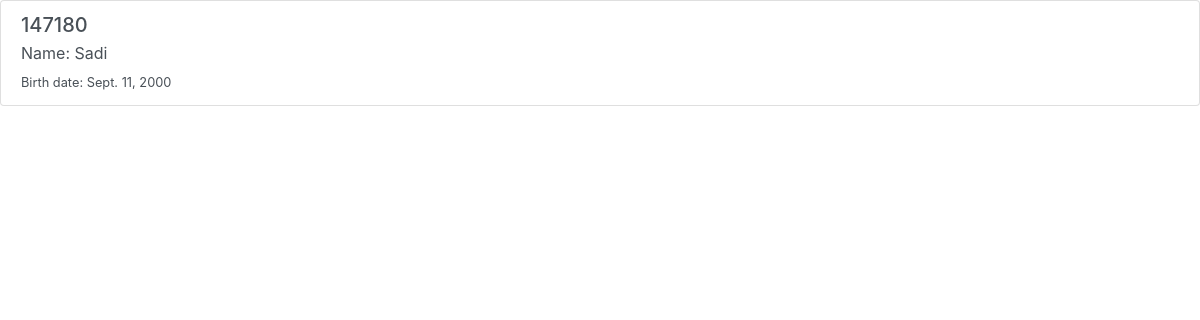
Before: /all-student (signed in) with the older database file.
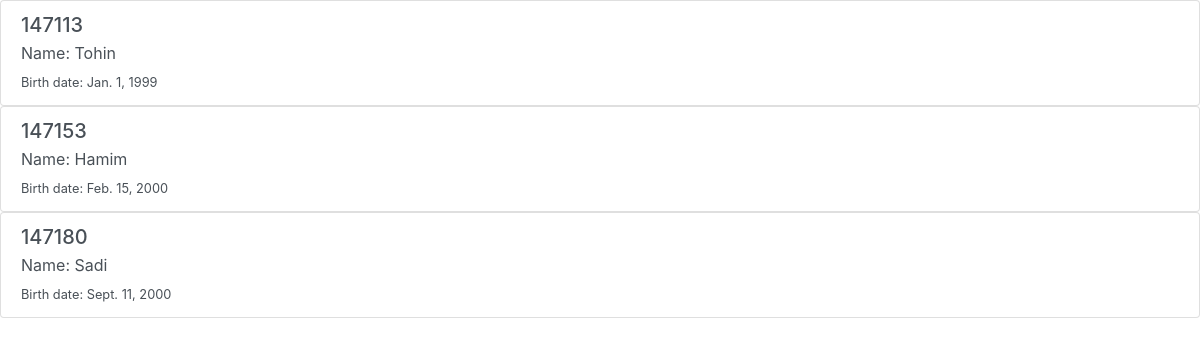
After: the same page with the newer database file.
### studentapp/models.py (models this page shows, shortened)
class Student(models.Model):
    name = models.CharField(max_length=50)
    roll = models.IntegerField(primary_key=True, null=False, blank=False, unique=True)
    birth_date = models.DateField(null=False)
    shift = models.CharField(max_length=4, choices=shift_choose)
    session = models.CharField(max_length=15)

### studentapp/views.py (the view)
# urls.py: path("all-student", views.all_student, name="all-student"),
@staff_member_required
def all_student(request):
    all_s = Student.objects.all()
    return render(request, "all_student.html", {'student_list': all_s})

### template/all_student.html (shortened to what this page needs)
<!DOCTYPE html>
<html lang="en">
<head>
    <link rel="stylesheet" href="https://cdn.jsdelivr.net/npm/bootstrap@4.0.0/dist/css/bootstrap.min.css">
</head>
<body>
    {% for student in student_list %}
        <div class="list-group">
            <a href="{% url 'student-details' student.roll %}" class="list-group-item list-group-item-action flex-column align-items-start">
                <div class="d-flex w-100 justify-content-between">
                <h5 class="mb-1">{{ student.roll }}</h5>
                </div>
                <p class="mb-1">Name: {{ student.name }}</p>
                <small>Birth date: {{ student.birth_date }}</small>
            </a>
        </div>
    {% endfor %}
</body>
</html>

Changed rows visible on the page:
added Student: roll "147113", name "Tohin", birth_date "Jan. 1, 1999"
added Student: roll "147153", name "Hamim", birth_date "Feb. 15, 2000"
